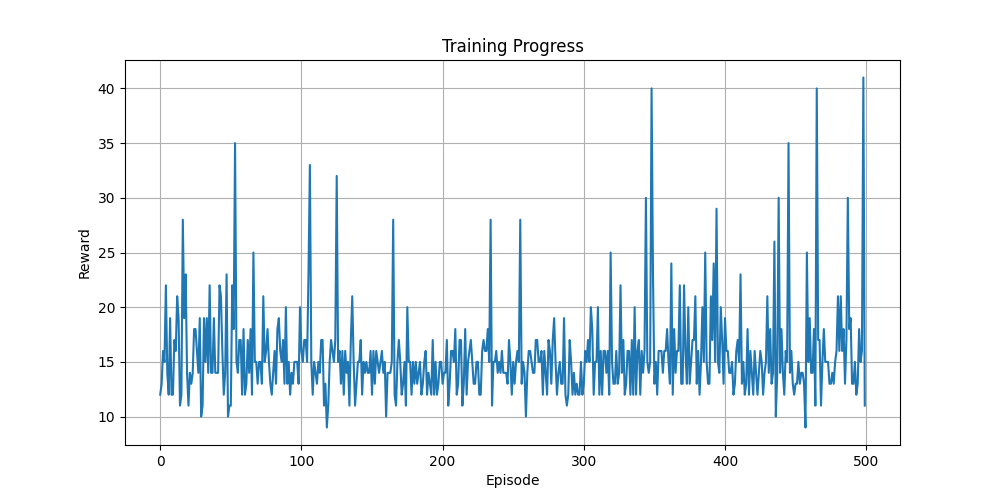

The script that drew this image:
import numpy as np
import gymnasium as gym
import torch
import torch.nn as nn
import torch.optim as optim
from collections import deque
import random
from scipy.spatial.distance import pdist, squareform
from scipy.cluster.hierarchy import fcluster, linkage
import gudhi as gd
from typing import List, Tuple, Dict, Optional
import warnings

warnings.filterwarnings("ignore")


class ReplayBuffer:
    """Experience replay buffer for storing trajectories"""

    def __init__(self, capacity: int):
        self.buffer = deque(maxlen=capacity)

    def push(self, state, action, reward, next_state, done):
        self.buffer.append((state, action, reward, next_state, done))

    def sample(self, batch_size: int):
        batch = random.sample(self.buffer, batch_size)
        state, action, reward, next_state, done = map(np.stack, zip(*batch))
        return state, action, reward, next_state, done

    def __len__(self):
        return len(self.buffer)


class LowLevelPolicy(nn.Module):
    """Lower level policy π_L that generates trajectories"""

    def __init__(self, state_dim: int, action_dim: int, hidden_dim: int = 256):
        super().__init__()
        self.network = nn.Sequential(
            nn.Linear(state_dim, hidden_dim),
            nn.ReLU(),
            nn.Linear(hidden_dim, hidden_dim),
            nn.ReLU(),
            nn.Linear(hidden_dim, action_dim),
        )
        # Priority bias network (influenced by high-level policy)
        self.priority_bias = nn.Sequential(
            nn.Linear(state_dim + 1, hidden_dim),  # +1 for abstract state value
            nn.ReLU(),
            nn.Linear(hidden_dim, action_dim),
        )

    def forward(
        self, state: torch.Tensor, abstract_value: Optional[torch.Tensor] = None
    ):
        base_actions = self.network(state)

        if abstract_value is not None:
            # Apply priority bias from high-level policy
            combined = torch.cat([state, abstract_value.unsqueeze(-1)], dim=-1)
            bias = self.priority_bias(combined)
            return (
                base_actions + bias
            )  # Prioritize actions toward valuable abstract states

        return base_actions


class HighLevelPolicy(nn.Module):
    """Higher level policy π_U that learns value function on abstract states"""

    def __init__(self, abstract_state_dim: int, hidden_dim: int = 128):
        super().__init__()
        self.value_network = nn.Sequential(
            nn.Linear(abstract_state_dim, hidden_dim),
            nn.ReLU(),
            nn.Linear(hidden_dim, hidden_dim),
            nn.ReLU(),
            nn.Linear(hidden_dim, 1),  # Output value V(s_abstract)
        )

    def forward(self, abstract_state: torch.Tensor):
        return self.value_network(abstract_state)


class TopologicalStateAggregator:
    """Forms simplicial complex of abstract states using persistent homology"""

    def __init__(self, epsilon: float = 0.1, min_cluster_size: int = 5):
        self.epsilon = epsilon  # Connectivity threshold
        self.min_cluster_size = min_cluster_size
        self.abstract_states = {}  # Mapping from original state indices to abstract state IDs
        self.state_values = {}  # Values for abstract states
        self.stabilized = False

    def compute_distance_matrix(
        self, states: np.ndarray, values: np.ndarray
    ) -> np.ndarray:
        """
        Compute weighted distance matrix considering both state similarity and value difference
        """
        # Spatial distances
        spatial_dist = squareform(pdist(states, metric="euclidean"))

        # Value differences (normalized)
        value_diff = np.abs(values[:, None] - values[None, :])
        value_diff = value_diff / (value_diff.max() + 1e-8)

        # Combined metric: states close in space AND similar in value
        # The weighting can be adjusted based on problem domain
        alpha = 0.7  # Weight for spatial proximity
        beta = 0.3  # Weight for value similarity

        combined_dist = alpha * spatial_dist + beta * value_diff
        return combined_dist

    def build_simplicial_complex(
        self, states: np.ndarray, values: np.ndarray
    ) -> List[List[int]]:
        """
        Build Vietoris-Rips complex using persistent homology
        """
        # Compute distance matrix
        dist_matrix = self.compute_distance_matrix(states, values)

        # Create Vietoris-Rips complex
        rips_complex = gd.RipsComplex(distance_matrix=dist_matrix)

        # Build simplex tree
        simplex_tree = rips_complex.create_simplex_tree(max_dimension=2)

        # Compute persistence
        persistence = simplex_tree.persistence()

        # Extract clusters based on persistence
        clusters = []

        # Use persistence to identify stable connected components
        # Get the 0-dimensional persistence diagram (connected components)
        diag = simplex_tree.persistence_intervals_in_dimension(0)

        # Find persistent clusters (those that survive beyond epsilon)
        for i, (birth, death) in enumerate(diag):
            if death > birth + self.epsilon:  # Persistent component
                # Get vertices in this component (simplified - in practice need to track vertices)
                cluster = [i]  # Simplified: each persistent component gets its vertices
                if len(cluster) >= self.min_cluster_size:
                    clusters.append(cluster)

        # Alternative: Use hierarchical clustering with persistence-based threshold
        if len(clusters) == 0:
            # Fallback to hierarchical clustering
            linkage_matrix = linkage(dist_matrix, method="ward")
            cluster_labels = fcluster(
                linkage_matrix, t=self.epsilon, criterion="distance"
            )

            for cluster_id in np.unique(cluster_labels):
                cluster = np.where(cluster_labels == cluster_id)[0].tolist()
                if len(cluster) >= self.min_cluster_size:
                    clusters.append(cluster)

        return clusters

    def update_abstract_states(self, trajectories: List[Tuple]):
        """
        Update abstract state mapping based on new trajectories
        """
        if len(trajectories) < self.min_cluster_size:
            return self.stabilized

        # Extract states and their values from trajectories
        states = []
        values = []

        for trajectory in trajectories:
            if len(trajectory) >= 4:  # state, action, reward, next_state, done
                states.append(trajectory[0])
                # Use cumulative future reward as state value
                reward = trajectory[2]
                values.append(reward)

        if len(states) < self.min_cluster_size:
            return self.stabilized

        states = np.array(states)
        values = np.array(values)

        # Build clusters
        clusters = self.build_simplicial_complex(states, values)

        # Create new abstract state mapping
        new_abstract_states = {}
        for cluster_idx, cluster in enumerate(clusters):
            abstract_state_id = f"AS_{cluster_idx}"
            for state_idx in cluster:
                new_abstract_states[state_idx] = abstract_state_id
            # Store average value for this abstract state
            self.state_values[abstract_state_id] = np.mean(values[cluster])

        # Check if mapping has stabilized (minimal changes)
        if self.abstract_states:
            changes = sum(
                1
                for k in new_abstract_states
                if k in self.abstract_states
                and new_abstract_states[k] != self.abstract_states[k]
            )
            change_ratio = changes / len(new_abstract_states)
            self.stabilized = change_ratio < 0.1  # Less than 10% change

        self.abstract_states = new_abstract_states
        return self.stabilized

    def get_abstract_state(self, state_idx: int) -> Optional[str]:
        """Get abstract state ID for a given state index"""
        return self.abstract_states.get(state_idx)

    def get_abstract_state_value(self, abstract_state_id: str) -> float:
        """Get value of an abstract state"""
        return self.state_values.get(abstract_state_id, 0.0)


class HierarchicalAgent:
    """Main hierarchical agent combining both policies"""

    def __init__(
        self,
        state_dim: int,
        action_dim: int,
        abstract_state_dim: int = 32,
        lr: float = 1e-3,
        gamma: float = 0.99,
        tau: float = 0.005,  # Soft update parameter
    ):
        self.state_dim = state_dim
        self.action_dim = action_dim
        self.gamma = gamma
        self.tau = tau

        # Initialize policies
        self.pi_l = LowLevelPolicy(state_dim, action_dim)
        self.pi_u = HighLevelPolicy(abstract_state_dim)
        self.pi_u_target = HighLevelPolicy(abstract_state_dim)
        self.pi_u_target.load_state_dict(self.pi_u.state_dict())

        # Optimizers
        self.optimizer_l = optim.Adam(self.pi_l.parameters(), lr=lr)
        self.optimizer_u = optim.Adam(self.pi_u.parameters(), lr=lr)

        # Replay buffers
        self.buffer_l = ReplayBuffer(capacity=100000)
        self.buffer_u = ReplayBuffer(capacity=50000)

        # Topological aggregator
        self.aggregator = TopologicalStateAggregator(epsilon=0.1)

        # Trajectory storage for persistent homology
        self.trajectory_buffer = []
        self.max_trajectories = 1000

        # Abstract state embedding (simplified - could use learned embedding)
        self.abstract_state_embedding = nn.Linear(state_dim, abstract_state_dim)

    def get_action(self, state: np.ndarray, epsilon: float = 0.1) -> int:
        """
        Get action from lower policy with high-level guidance
        """
        state_tensor = torch.FloatTensor(state).unsqueeze(0)

        # Get abstract state value guidance if available
        abstract_value = None
        if hasattr(self, "current_abstract_value"):
            abstract_value = torch.FloatTensor([self.current_abstract_value])

        with torch.no_grad():
            action_logits = self.pi_l(state_tensor, abstract_value)

        # Epsilon-greedy exploration
        if random.random() < epsilon:
            return random.randint(0, self.action_dim - 1)
        else:
            return torch.argmax(action_logits).item()

    def get_abstract_value(self, state: np.ndarray) -> float:
        """
        Get high-level policy's value for the abstract state containing the current state
        """
        # Find which abstract state this state belongs to (simplified - need proper mapping)
        # In practice, you'd maintain a mapping from state vectors to abstract state IDs
        state_tensor = torch.FloatTensor(state).unsqueeze(0)
        abstract_embedding = self.abstract_state_embedding(state_tensor)

        with torch.no_grad():
            value = self.pi_u(abstract_embedding)

        return value.item()

    def update_high_level(self, batch_size: int = 64):
        """
        Update high-level policy using abstract state values
        """
        if len(self.buffer_u) < batch_size:
            return

        states, _, rewards, next_states, dones = self.buffer_u.sample(batch_size)

        states = torch.FloatTensor(states)
        next_states = torch.FloatTensor(next_states)
        rewards = torch.FloatTensor(rewards).unsqueeze(1)
        dones = torch.FloatTensor(dones).unsqueeze(1)

        # Get abstract state embeddings
        abstract_states = self.abstract_state_embedding(states)
        abstract_next_states = self.abstract_state_embedding(next_states)

        # Compute target values
        with torch.no_grad():
            next_values = self.pi_u_target(abstract_next_states)
            target_values = rewards + (1 - dones) * self.gamma * next_values

        # Compute current values
        current_values = self.pi_u(abstract_states)

        # Update high-level policy
        loss = nn.MSELoss()(current_values, target_values)
        self.optimizer_u.zero_grad()
        loss.backward()
        self.optimizer_u.step()

        # Soft update target network
        for target_param, param in zip(
            self.pi_u_target.parameters(), self.pi_u.parameters()
        ):
            target_param.data.copy_(
                self.tau * param.data + (1 - self.tau) * target_param.data
            )

    def update_low_level(self, batch_size: int = 64):
        """
        Update low-level policy with high-level guidance
        """
        if len(self.buffer_l) < batch_size:
            return

        states, actions, rewards, next_states, dones = self.buffer_l.sample(batch_size)

        states = torch.FloatTensor(states)
        actions = torch.LongTensor(actions)
        rewards = torch.FloatTensor(rewards)
        next_states = torch.FloatTensor(next_states)
        dones = torch.FloatTensor(dones)

        # Get high-level guidance values for current and next states
        current_abstract_values = []
        next_abstract_values = []

        for i in range(len(states)):
            current_abstract_values.append(self.get_abstract_value(states[i].numpy()))
            if not dones[i]:
                next_abstract_values.append(
                    self.get_abstract_value(next_states[i].numpy())
                )
            else:
                next_abstract_values.append(0.0)

        current_abstract_values = torch.FloatTensor(current_abstract_values)
        next_abstract_values = torch.FloatTensor(next_abstract_values)

        # Compute low-level policy loss with high-level guidance
        action_logits = self.pi_l(states, current_abstract_values)
        action_probs = torch.softmax(action_logits, dim=-1)
        log_probs = torch.log(action_probs.gather(1, actions.unsqueeze(1)).squeeze())

        # High-level guidance bonus: encourage actions leading to high-value abstract states
        guidance_bonus = next_abstract_values * 0.1  # Weighted guidance

        # Compute advantages with guidance
        with torch.no_grad():
            # Target values include both immediate reward and future abstract state value
            targets = rewards + self.gamma * next_abstract_values * (1 - dones)

        advantages = targets - action_probs.mean(dim=-1).detach()

        # Policy gradient loss with guidance
        policy_loss = -(log_probs * advantages).mean()

        self.optimizer_l.zero_grad()
        policy_loss.backward()
        self.optimizer_l.step()

    def add_trajectory(self, state, action, reward, next_state, done):
        """Add a trajectory step to buffers"""
        self.buffer_l.push(state, action, reward, next_state, done)
        self.buffer_u.push(state, action, reward, next_state, done)

        # Store for topological analysis
        self.trajectory_buffer.append((state, action, reward, next_state, done))
        if len(self.trajectory_buffer) > self.max_trajectories:
            self.trajectory_buffer.pop(0)

    def update_topology(self):
        """Update topological state aggregation"""
        if len(self.trajectory_buffer) >= 100:  # Minimum trajectories for analysis
            stabilized = self.aggregator.update_abstract_states(self.trajectory_buffer)
            return stabilized
        return False


def train_hierarchical_agent(env_name: str = "CartPole-v1", episodes: int = 1000):
    """
    Training loop for the hierarchical agent
    """
    env = gym.make(env_name)
    state_dim = env.observation_space.shape[0]
    action_dim = env.action_space.n

    agent = HierarchicalAgent(state_dim, action_dim)

    episode_rewards = []
    topology_stabilized = False

    for episode in range(episodes):
        state, _ = env.reset()
        episode_reward = 0
        done = False

        while not done:
            # Get action from agent
            action = agent.get_action(state, epsilon=max(0.1, 0.5 - episode / 500))

            # Take step in environment
            next_state, reward, terminated, truncated, _ = env.step(action)
            done = terminated or truncated

            # Store trajectory
            agent.add_trajectory(state, action, reward, next_state, done)

            # Update policies
            agent.update_low_level()
            agent.update_high_level()

            episode_reward += reward
            state = next_state

        episode_rewards.append(episode_reward)

        # Update topological aggregation periodically
        if episode % 50 == 0 and not topology_stabilized:
            stabilized = agent.update_topology()
            if stabilized:
                print(f"Episode {episode}: Topological aggregation stabilized")
                topology_stabilized = stabilized

        # Print progress
        if (episode + 1) % 100 == 0:
            avg_reward = np.mean(episode_rewards[-100:])
            print(f"Episode {episode + 1}, Average Reward: {avg_reward:.2f}")
            if avg_reward >= env.spec.reward_threshold:
                print(f"Solved at episode {episode + 1}!")
                break

    env.close()
    return agent, episode_rewards


# Example usage and testing
if __name__ == "__main__":
    # Train the hierarchical agent
    print("Training Hierarchical Agent with Topological State Aggregation...")
    agent, rewards = train_hierarchical_agent("CartPole-v1", episodes=500)

    # Plot results (optional)
    import matplotlib.pyplot as plt

    plt.figure(figsize=(10, 5))
    plt.plot(rewards)
    plt.xlabel("Episode")
    plt.ylabel("Reward")
    plt.title("Training Progress")
    plt.grid(True)
    plt.show()

    print("Training completed!")
